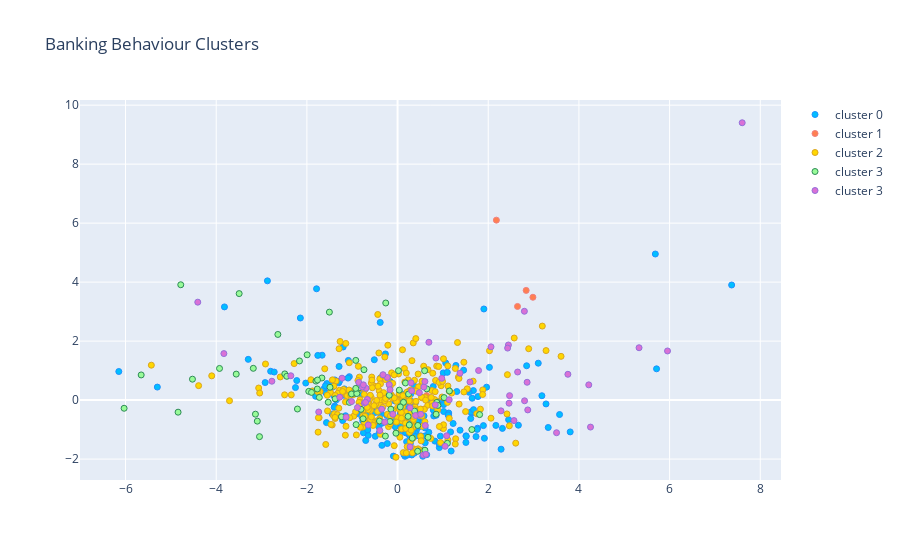

The code cell stored with this chart in its notebook:
### Code cell
fig = go.Figure()
# cluster 0
fig.add_trace(go.Scatter(
        x=x0['pc1'],
        y=x0['pc2'],
        name='cluster 0',
        mode='markers',
        marker=dict(
                color='deepskyblue',
                line=dict(
                color='dodgerblue',
                width=1))
        ))
# cluster 1
fig.add_trace(go.Scatter(
        x=x1['pc1'],
        y=x1['pc2'],
        name='cluster 1',
        mode='markers',
        marker=dict(
                color='coral',
                line=dict(
                color='lightcoral',
                width=1))
        ))
# cluster 2
fig.add_trace(go.Scatter(
        x=x2['pc1'],
        y=x2['pc2'],
        name='cluster 2',
        mode='markers',
        marker=dict(
                color='gold',
                line=dict(
                color='goldenrod',
                width=1))
        ))
# cluster 3
fig.add_trace(go.Scatter(
        x=x3['pc1'],
        y=x3['pc2'],
        name='cluster 3',
        mode='markers',
        marker=dict(
                color='palegreen',
                line=dict(
                color='seagreen',
                width=1))
        ))

# cluster 4
fig.add_trace(go.Scatter(
        x=x4['pc1'],
        y=x4['pc2'],
        name='cluster 3',
        mode='markers',
        marker=dict(
                color='orchid',
                line=dict(
                color='mediumpurple',
                width=1))
        ))

fig.update_layout(title='Banking Behaviour Clusters')
fig.show()

### Figure 1 — Plotly figure (JSON) as saved in the notebook; plotly's stock layout.template omitted (floating-point values rounded to 4 significant figures; data arrays with more than 128 entries replaced by an {"elided": "..."} marker saying what was removed)
{"data": [{"marker": {"color": "deepskyblue", "line": {"color": "dodgerblue", "width": 1}}, "mode": "markers", "name": "cluster 0", "type": "scatter", "x": {"elided": "224 float values"}, "y": {"elided": "224 float values"}}, {"marker": {"color": "coral", "line": {"color": "lightcoral", "width": 1}}, "mode": "markers", "name": "cluster 1", "type": "scatter", "x": [2.18, 2.645, 2.986, 2.836, 0.2378, 0.4719, 0.6408, -1.249], "y": [6.102, 3.176, 3.487, 3.72, -0.5283, -0.5116, 0.1527, 0.2118]}, {"marker": {"color": "gold", "line": {"color": "goldenrod", "width": 1}}, "mode": "markers", "name": "cluster 2", "type": "scatter", "x": {"elided": "291 float values"}, "y": {"elided": "291 float values"}}, {"marker": {"color": "palegreen", "line": {"color": "seagreen", "width": 1}}, "mode": "markers", "name": "cluster 3", "type": "scatter", "x": [-4.524, -5.655, -1.668, -2.487, -2.443, -0.2605, -1.77, -1.06, -1.959, -1.504, -2.64, -3.182, -3.045, -3.559, -1.994, -2.163, -3.494, -1.8, -1.377, -2.208, -4.841, -3.135, -3.927, -4.782, -1.765, 1.638, 1.809, -0.3989, 0.3756, -0.9333, -1.015, 0.4468, 0.6438, -0.8989, 0.6726, 0.8504, -1.529, -0.2682, -0.741, 0.1303, -0.8493, -0.9224, 1.099, 0.4431, -1.725, 1.144, 0.2588, -3.093, 0.6037, -0.8058, -1.49, 0.3239, 0.1742, 0.242, -1.238, 0.866, 0.232, -0.1471, -1.898, -6.031, -0.9214, 1.027, -0.914, 0.8892, -0.03566, 0.06062, 0.02027, -0.7606, -0.1662, 0.03806, 0.5966, -0.1827], "y": [0.7093, 0.853, 0.7499, 0.8887, 0.8068, 3.293, 0.3763, -0.07808, 0.2963, 2.983, 2.226, 1.077, -1.239, 0.8809, 1.536, 1.328, 3.611, 0.6438, 0.04325, -0.3018, -0.4096, -0.4769, 1.073, 3.911, 0.6815, -0.9987, -0.491, -0.7086, -0.3738, 0.2391, 0.2086, -0.8595, 0.3809, 0.2225, -1.261, -0.4777, -0.07228, -1.221, 1.03, -0.07455, 0.418, 0.3961, -1.465, -1.734, 0.09113, 0.3097, -0.8423, -0.7134, -1.7, -0.313, 0.4358, -1.293, 0.5807, 0.2067, -0.5639, -0.07803, -0.5534, -0.3091, 0.261, -0.2774, 1.346, 0.08443, -0.831, -0.1807, -1.122, -0.2321, 0.998, -0.6335, -0.7258, 0.3378, 0.9953, 0.1642]}, {"marker": {"color": "orchid", "line": {"color": "mediumpurple", "width": 1}}, "mode": "markers", "name": "cluster 3", "type": "scatter", "x": [1.597, 2.648, 3.757, 2.568, 2.445, 1.139, 3.507, 0.8459, 1.787, 2.061, 5.327, 1.377, 4.256, 4.217, 5.954, 2.872, 2.281, 2.471, 2.801, 2.857, -2.772, 1.082, 0.276, -1.225, 0.5713, 2.797, 0.2766, -0.8848, -2.354, 0.2968, -1.739, -0.666, 2.428, -0.1836, -3.831, -0.7293, 0.9751, 0.6911, -1.275, -0.2822, 7.601, -4.407, -0.8564, -1.014, -0.6963, 0.4807, 0.5795, 0.6035, 0.3972, 0.8314, -0.7053, 0.3105, -0.2271, -0.104, 0.6123, 2.46, 0.5119, 0.6244, -0.6478, -0.3198, -0.3497, -1.134, -0.7764, 1.049, -0.1658, -0.3905, -0.7538], "y": [0.6138, 0.9526, 0.8749, -0.6944, 1.869, 0.01077, -1.106, 1.426, 1.004, 1.806, 1.775, 0.9116, -0.9152, 0.5168, 1.666, -0.3329, -0.3647, 0.1513, -0.0235, 0.6044, 0.6399, -1.208, -0.2609, 0.7432, -1.863, 3.012, -1.585, -0.2533, 0.8256, 0.584, -0.4028, 0.02116, 1.763, 0.5239, 1.577, -0.1013, 0.7389, 1.961, 0.09644, -0.7476, 9.403, 3.32, 0.6009, -0.04973, 0.402, 0.2514, 0.4444, 0.6292, -0.5211, -0.1623, -0.076, 0.3152, 0.7689, -0.4784, -0.8623, -0.1049, -0.4814, -1.838, -0.8452, 0.8615, -0.3078, -0.5796, 0.4458, -1.567, 0.3513, -1.032, 0.5175]}], "layout": {"title": {"text": "Banking Behaviour Clusters"}}}
